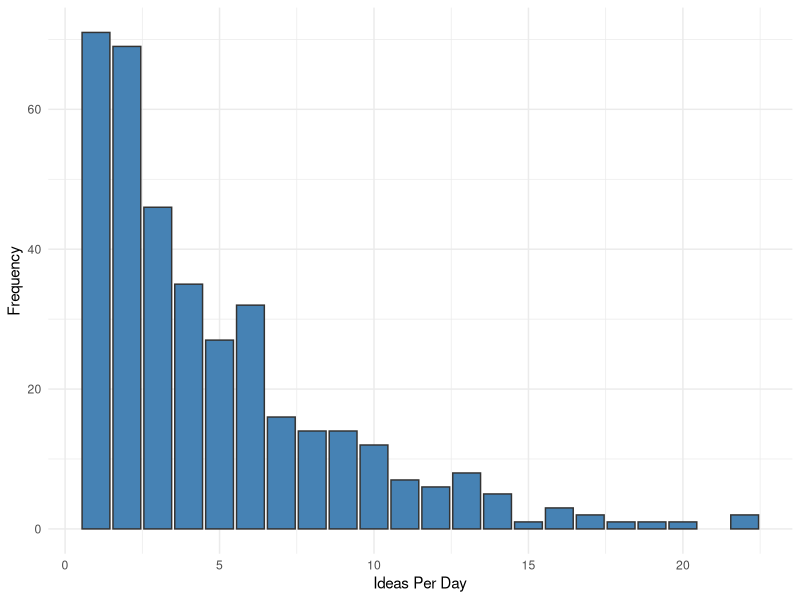
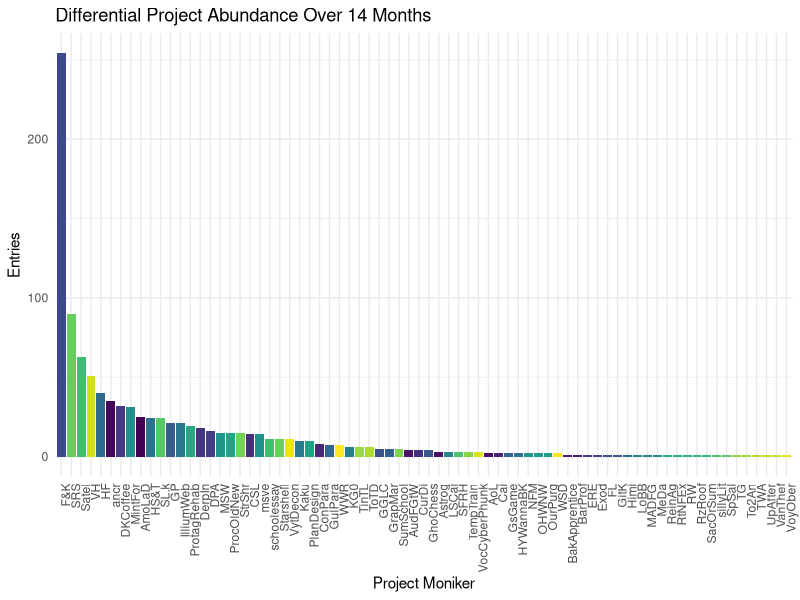
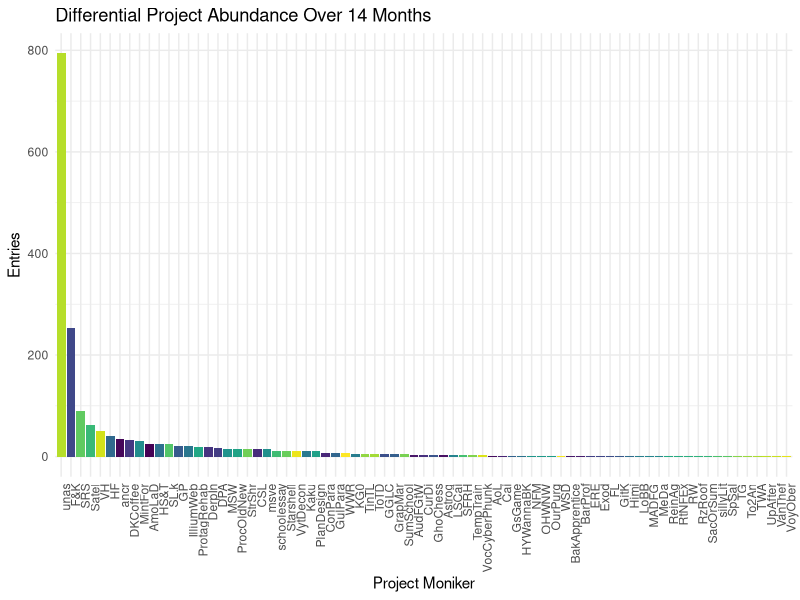

Recreate these plots in R, in order.
# Marshall Pauley
# EBIO4420 -- Computational Biology
# Independent Project Script

setwd("~/Documents/Courses/EBIO4420/compBioLabsAndHW/IndependentProject/")

# Load data set
Data <- read.csv("NoteData.csv", stringsAsFactors = F)

# prepare the date data to be useable
Data$Date <- as.Date(x = Data$Date, format = "%d/%m/%y") # note: day first, and two digit year



#####   Part 1: Frequency of Days by Number of Entries  #####

# The first analysis regards whether certain days were more productive than others.

# Create counts of how many times each date appears in the data
IdeasPerDayTab <- as.data.frame(table(Data$Date))
colnames(IdeasPerDayTab) <- c("Date", "Entries") # more appropriate column names

require(ggplot2)

# create a histogram showing how many days a certain number of ideas were generated
ggplot(IdeasPerDayTab) +
    geom_histogram(mapping = aes(x = Entries) , stat = "count", fill = "steelblue", col = "gray20") +
    labs(x = "Ideas Per Day", y = "Frequency") +
    theme_minimal()



#### Part 2: How Dominant is the Most Common Project? ####

# The second analysis regards visualizing whether the most prolific project outcompetes others for limited time

# begin by removing lines not associated with a project
UNASfinder <- Data$Project=="unas" # this is effectively NA, so we'll remove them
PrjData <- Data[!UNASfinder, ]

# establish the time-span between first and last date
firstDate <- min(PrjData$Date)
lastDate <- max(PrjData$Date)
# The span of time is 14 months.

require(dplyr)

# Group Data by project for graphing
EntriesByProject <- PrjData %>%
    group_by(Project) %>% 
    summarise(Entries = n())

# plot the number of entries for each project
ggplot(EntriesByProject) +
    geom_bar(mapping = aes(x = reorder(Project, -Entries), y = Entries, fill = Project), stat = "identity") +
    theme_minimal() +
    theme(axis.text.x = element_text(angle = 90, hjust = 1)) +
    ggtitle("Differential Project Abundance Over 14 Months") +
    labs(x = "Project Moniker") +
    guides(fill = FALSE) +
    scale_fill_ordinal()

# Regroup, but this time keep the "unas" entries for comparison
UnassignedVSProjects <- Data %>%
    group_by(Project) %>% 
    summarise(Entries = n())

# plot project-less against the projects
ggplot(UnassignedVSProjects) +
    geom_bar(mapping = aes(x = reorder(Project, -Entries), y = Entries, fill = Project), stat = "identity") +
    theme_minimal() +
    theme(axis.text.x = element_text(angle = 90, hjust = 1)) +
    ggtitle("Differential Project Abundance Over 14 Months") +
    labs(x = "Project Moniker") +
    guides(fill = FALSE) +
    scale_fill_ordinal()
